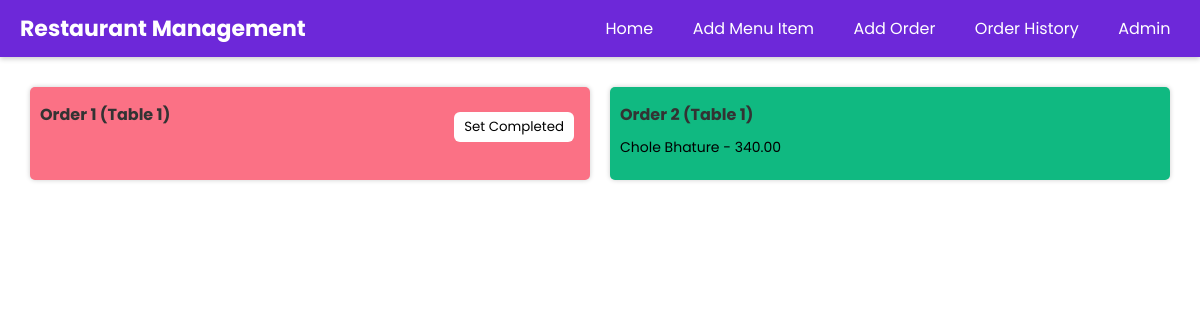
/order_history/, run on an earlier commit of the app's database.
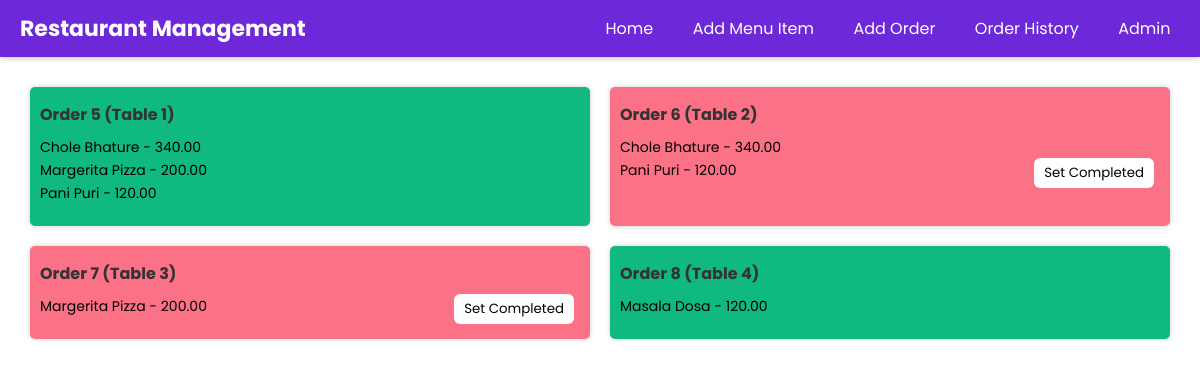
And on a later commit of the database.
### restaurant/models.py (models this page shows, shortened)
class Order(models.Model):
    items = models.ManyToManyField(MenuItem)
    table_number = models.IntegerField()
    timestamp = models.DateTimeField(auto_now_add=True)
    is_completed = models.BooleanField(default=False)
    class Meta:
        app_label = 'restaurant'

class MenuItem(models.Model):
    name = models.CharField(max_length=100)
    description = models.TextField()
    price = models.DecimalField(max_digits=8, decimal_places=2)
    class Meta:
        app_label = 'restaurant'

### restaurant/views.py (the view)
# urls.py: path('order_history/', views.order_history, name='order_history'),
def order_history(request):
    orders = Order.objects.all()
    return render(request, 'restaurant/order_history.html', {'orders': orders})

### restaurant/templates/restaurant/order_history.html (shortened to what this page needs)
<!DOCTYPE html>
<html lang="en">
  <head>
  </head>
  <body>
    {% include 'navbar.html' %}
    <ul>
      {% for order in orders %}
      <li
        class="list {% if order.is_completed %}completed{% else %}in-progress{% endif %}"
      >
        <p>Order {{ order.id }} (Table {{ order.table_number }})</p>
        <ul class="orderView">
          {% for item in order.items.all %}
          <li class="orderItem">{{ item.name }} - {{ item.price }}</li>
          {% endfor %}
        </ul>
        {% if not order.is_completed %}
        <form
          method="post"
          action="{% url 'complete_order' order.id %}"
          style="position: relative"
        >
          <button class="complBtn" type="submit">Set Completed</button>
        </form>
        {% endif %}
      </li>
      {% endfor %}
    </ul>
  </body>
</html>

### restaurant/templates/navbar.html (shortened to what this page needs)
<div class="navbar">
  <h1>Restaurant Management</h1>
  <ul class="nav-links">
    <a href="/">Home</a>
    <a href="/add_menu">Add Menu Item</a>
    <a href="/create_order">Add Order</a>
    <a href="/order_history">Order History</a>
    <a href="/admin">Admin</a>
  </ul>
</div>

### restaurant/templates/restaurant/order_history.html (style rules this page uses)
h1 { text-align: center; padding: 20px 0; background-color: #6d28d9; color: #fff; font-size: 28px; }
ul { list-style-type: none; padding: 20px; display: flex; flex-wrap: wrap; }
.list { background-color: #fff; border-radius: 5px; padding: 10px; margin: 10px; box-shadow: 0 0 5px rgba(0, 0, 0, 0.2); flex: 1; min-width: calc(33.33% - 20px); }
.list p { margin: 5px 0; font-weight: bold; color: #333; }
.list.completed { background-color: #10b981; }
.list.in-progress { background-color: #fb7185; color: #fff; }
.complBtn { background-color: #fff; border: none; position: absolute; right: 6px; top: -35px; padding: 5px 10px; border-radius: 6px; cursor: pointer; }
.orderView { width: 100%; display: flex; flex-direction: column; padding: 0; margin: 10px 0; }
.orderItem { font-size: 14px; color: black; padding-bottom: 2px; font-weight: 400; }

### restaurant/templates/navbar.html (style rules this page uses)
* { margin: 0; padding: 0; font-family: "Poppins", sans-serif; }
.navbar { background-color: #6d28d9; color: #fff; display: flex; justify-content: space-between; align-items: center; padding: 10px 0; box-shadow: 0px 2px 5px rgba(0, 0, 0, 0.2); }
.navbar h1 { font-size: 22px; margin: 0; padding: 0 20px; background-color: transparent !important; }
.nav-links { list-style: none; display: flex; justify-content: space-evenly; align-items: center; margin: 0; padding: 0; width: 52%; }
.nav-links a { text-decoration: none; color: #fff; padding: 6px 10px; border-radius: 5px; transition: background-color 0.2s ease; }

What changed in the data, as far as the page shows it:
removed Order: id "1", table_number "1", is_completed "Set Completed"
removed Order: id "2", table_number "1", is_completed True (drawn), MenuItem (name "Chole Bhature", price "340.00")
added Order: id "5", table_number "1", is_completed True (drawn), MenuItem (name "Chole Bhature", price "340.00")
added MenuItem: name "Margerita Pizza", price "200.00"
added MenuItem: name "Pani Puri", price "120.00"
added Order: id "6", table_number "2", is_completed "Set Completed", MenuItem (name "Chole Bhature", price "340.00")
added Order: id "7", table_number "3", is_completed "Set Completed"
added Order: id "8", table_number "4", is_completed True (drawn)
added MenuItem: name "Masala Dosa", price "120.00", shown under "8"
